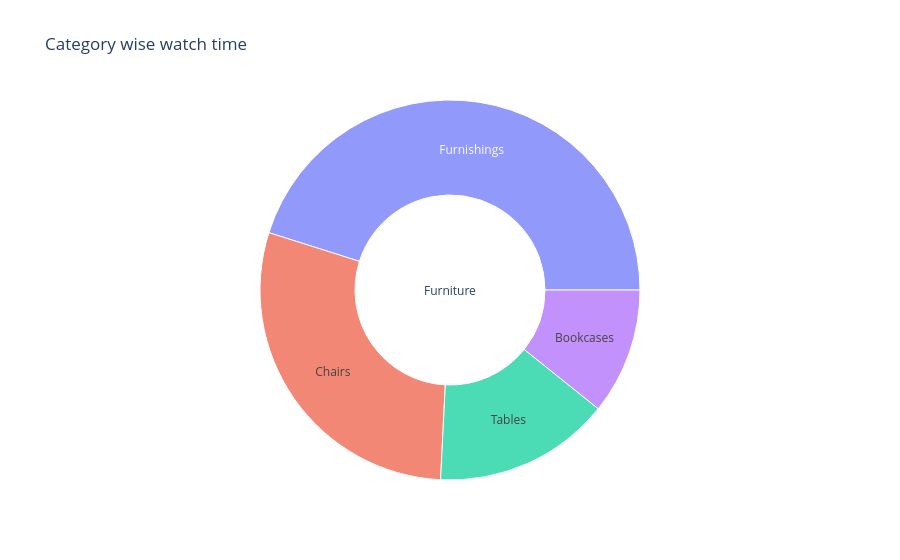

Write notebook code for a chart like this one.
### Code cell
fig=px.sunburst(df,path=['Category','Sub-Category'],title='Category wise watch time')
fig.show()

### Figure 1 — Plotly figure (JSON) as saved in the notebook; plotly's stock layout.template omitted (floating-point values rounded to 4 significant figures)
{"data": [{"branchvalues": "total", "domain": {"x": [0, 1], "y": [0, 1]}, "hovertemplate": "labels=%{label}<br>count=%{value}<br>parent=%{parent}<br>id=%{id}<extra></extra>", "ids": ["Furniture/Bookcases", "Furniture/Chairs", "Furniture/Tables", "Furniture/Furnishings", "Furniture"], "labels": ["Bookcases", "Chairs", "Tables", "Furnishings", "Furniture"], "name": "", "parents": ["Furniture", "Furniture", "Furniture", "Furniture", ""], "type": "sunburst", "values": [228, 617, 319, 957, 2121]}], "layout": {"legend": {"tracegroupgap": 0}, "title": {"text": "Category wise watch time"}}}
